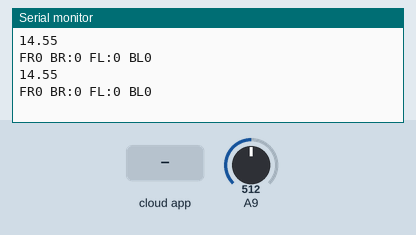
A sketch run on a simulated Teensy 4. Parts: the last lines printed to the serial monitor. The inputs (shaded band) are chosen by the test bench; at power-on: A9 = 512. The ROS host is connected and sends only what is stated.

Above: at 4.6 s.
4.7 s: the phone or cloud app sets linear.x to -100
At 5.26 s:
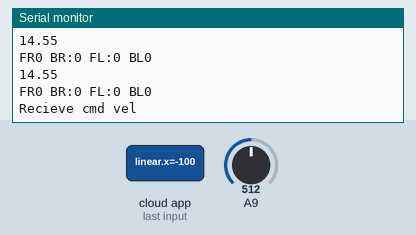
6.5 s: A9 set to 716
At 6.87 s:
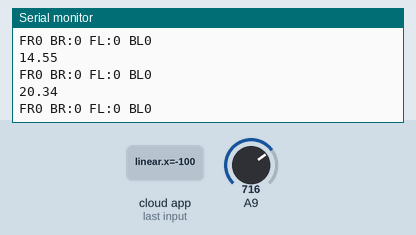
8.0 s: A9 set to 900
At 8.48 s:
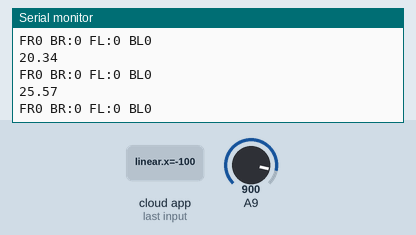
Timing chart, 0 to 11.0 s (numbered marks = the images above; inputs shaded):
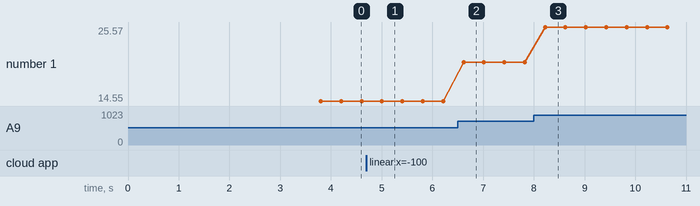

Measured:
- after the input at 4.7 s, the serial monitor: prints a new line after 0.31 s (image 1)
- after the input at 6.5 s, the serial monitor: prints a new line after 0.11 s (image 2)
- after the input at 8.0 s, the serial monitor: prints a new line after 0.22 s (image 3)
- plotted number 1: 14.55 → 20.34 after the input at 6.5 s, 20.34 → 25.57 after the input at 8.0 s

The sketch:

Teensy_Firmware_V2.ino
```cpp
/*
  Name:    getVescValues.ino
  Created: 19-08-2018
  Author:  SolidGeek
  Description:  This example is made using a Arduino Micro (Atmega32u4) that has a HardwareSerial port (Serial1) seperated from the Serial port.
                A Arduino Nano or Uno that only has one Serial port will not be able to display the data returned.
*/

#include <VescUart.h>
#include <ros.h>
#include <ros/time.h>
#include <geometry_msgs/Twist.h>
#include <geometry_msgs/Quaternion.h>
#include <nav_msgs/Odometry.h>
#include <std_msgs/Float64.h>
#include <std_msgs/Float64MultiArray.h>
#include <std_msgs/String.h>
#include <math.h>
//#include <tf/tf.h>
//#include <tf/transform_broadcaster.h>

#define Wheel_Distance 0.5
#define Wheel_Circumference 0.798
#define RPM_Click 70
#define Encoder_Click 420

ros::NodeHandle nh;

//geometry_msgs::TransformStamped t;
std_msgs::Float64 batt_msg;
std_msgs::Float64MultiArray motortemp_msg;
nav_msgs::Odometry odom_msg;
char baseFrame[] = "base_link";
char odomFrame[] = "odom";

/** Initiate VescUart class */
VescUart MotorFR;
VescUart MotorFL;
VescUart MotorBL;
VescUart MotorBR;

int spd = 500;
int turn = 1000;
float cmd_vx = 0, cmd_vy = 0, cmd_vz = 0;
int32_t current_FR_enc;
int32_t current_FL_enc;
int32_t current_BR_enc;
int32_t current_BL_enc;
float prev_timer;
float delta_timer;
float lasttime = millis();
float THETA;
float delta_x;
float delta_y;
float x;
float y;
int32_t  prev_FL_enc = 0;
int32_t  prev_FR_enc = 0;
int32_t  prev_BL_enc = 0;
int32_t  prev_BR_enc = 0;
float FR_temp = 0.0;
float BR_temp = 0.0;
float FL_temp = 0.0;
float BL_temp = 0.0;

void cmdVelCb(const geometry_msgs::Twist& msg) {
  cmd_vx = msg.linear.x; // m/s
  cmd_vy = 0.0; // m/s
  cmd_vz = msg.angular.z; // rad/s
  Serial.println("Recieve cmd vel");
}

ros::Subscriber<geometry_msgs::Twist> cmdVelSub("/cmd_vel", &cmdVelCb);
ros::Publisher battery("battery", &batt_msg);
ros::Publisher motortemp("motor_temp", &motortemp_msg);
ros::Publisher odomPub("odom_raw", &odom_msg);

void setup() {

  /** Setup Serial port to display data */
  Serial.begin(57600);
  Serial2.begin(115200);
  Serial3.begin(115200);
  Serial4.begin(115200);
  Serial5.begin(115200);
  nh.getHardware()->setBaud(57600);

  //broadcaster.init(nh);
  nh.initNode();
  nh.subscribe(cmdVelSub);
  nh.advertise(battery);
  nh.advertise(motortemp);
  nh.advertise(odomPub);
  motortemp_msg.data = (float*)malloc(sizeof(float) * 4);
  motortemp_msg.data_length = 4;
  while (!Serial2) {
    ;
    Serial2.println("Front Right Serial Fail");
  }
  while (!Serial3) {
    ;
    Serial3.println("Front Left Serial Fail");
  }
  while (!Serial4) {
    ;
    Serial4.println("Back Left Serial Fail");
  }
  while (!Serial5) {
    ;
    Serial5.println("Back Right Serial Fail");
  }

  /** Define which ports to use as UART */
  MotorFR.setSerialPort(&Serial2);
  MotorFL.setSerialPort(&Serial3);
  MotorBL.setSerialPort(&Serial4);
  MotorBR.setSerialPort(&Serial5);
  delay(3000);

  if ( MotorFR.getVescValues() ) {
    prev_FR_enc = MotorFR.data.tachometer;
  }
  if ( MotorFL.getVescValues() ) {
    prev_FL_enc = MotorFL.data.tachometer;
  }
  if ( MotorBR.getVescValues() ) {
    prev_BR_enc = MotorBR.data.tachometer;
  }
  if ( MotorBL.getVescValues() ) {
    prev_BL_enc = MotorBL.data.tachometer;
  }
  prev_timer = millis();
}

void loop() {

  getVESCValue();
  batt_msg.data = analogRead(A9) / 35.2;
  Serial.println(batt_msg.data);
  battery.publish( &batt_msg);
  //Serial.println(FL_temp);
  motortemp_msg.data[0] = FL_temp;
  motortemp_msg.data[1] = FR_temp;
  motortemp_msg.data[2] = BL_temp;
  motortemp_msg.data[3] = BR_temp;

  motortemp.publish( &motortemp_msg);
  cmd_velToVESC();
  //    Serial.print("VX:");
  //    Serial.print(cmd_vx);
  //    Serial.print(" |VY:");
  //    Serial.print(cmd_vy);
  //    Serial.print(" |VZ:");
  //    Serial.println(cmd_vz);
  Odometry();

  nh.spinOnce();
}

void cmd_velToVESC() {
  float right_speed_ms = (cmd_vz * Wheel_Distance) / 2 + cmd_vx;
  float left_speed_ms = (cmd_vx * 2) - right_speed_ms;
  float right_rpm = ( right_speed_ms / Wheel_Circumference ) * 60 * RPM_Click;
  float left_rpm = ( left_speed_ms / Wheel_Circumference ) * 60 * RPM_Click;
  if (right_rpm == 0) {
    MotorBR.setBrakeCurrent(30);
    MotorFR.setBrakeCurrent(30);
    //MotorBR.setRPM(0);
    //MotorFR.setRPM(0);
  }
  else {
    MotorBR.setRPM(right_rpm);
    MotorFR.setRPM(right_rpm);
  }
  if (left_rpm == 0) {
    MotorFL.setBrakeCurrent(30);
    MotorBL.setBrakeCurrent(30);
    //MotorFL.setRPM(0);
    //MotorBL.setRPM(0);
  }
  else {
    MotorFL.setRPM(left_rpm);
    MotorBL.setRPM(left_rpm);
  }
}

void getVESCValue() {
  if ( MotorFR.getVescValues() ) {
    current_FR_enc = MotorFR.data.tachometer;
    FR_temp = MotorFR.data.tempMotor;
  }
  if ( MotorFL.getVescValues() ) {
    current_FL_enc = MotorFL.data.tachometer;
    FL_temp = MotorFL.data.tempMotor;
  }
  if ( MotorBR.getVescValues() ) {
    current_BR_enc = MotorBR.data.tachometer;
    BR_temp = MotorBR.data.tempMotor;
  }
  if ( MotorBL.getVescValues() ) {
    current_BL_enc = MotorBL.data.tachometer;
    BL_temp = MotorBL.data.tempMotor;
  }
}

void Odometry() {
  float FL_delta_enc = (current_FL_enc - prev_FL_enc);
  float FR_delta_enc = (current_FR_enc - prev_FR_enc);
  float BL_delta_enc = (current_BL_enc - prev_BL_enc);
  float BR_delta_enc = (current_BR_enc - prev_BR_enc);

  prev_FL_enc = current_FL_enc;
  prev_FR_enc = current_FR_enc;
  prev_BL_enc = current_BL_enc;
  prev_BR_enc = current_BR_enc;

  float left_delta_metre = (((FL_delta_enc + BL_delta_enc) / 2) / Encoder_Click ) * Wheel_Circumference;
  float right_delta_metre = (((FR_delta_enc + BR_delta_enc) / 2) / Encoder_Click ) * Wheel_Circumference;
  //  float left_delta_metre = (FL_delta_enc  / Encoder_Click ) * Wheel_Circumference;
  //  float right_delta_metre = (FR_delta_enc / Encoder_Click ) * Wheel_Circumference;
  float delta_r = (left_delta_metre + right_delta_metre) / 2.0;
  float delta_theta = (right_delta_metre - left_delta_metre) / Wheel_Distance; //angular velocity*/

  THETA = delta_theta + THETA;

  if (THETA >= 6.28) {
    THETA = THETA - 6.28;
  }
  if (THETA <= -6.28) {
    THETA = THETA + 6.28;
  }

  delta_x = delta_r * cos(THETA);
  delta_y = delta_r * sin(THETA);

  x = x + delta_x; //linear x  ??dk if need refer to diffposition.h
  y = y + delta_y; //linear y

  //    Serial.print("vx");
  //    Serial.print(vx);
  //    Serial.print(" theta:");
  //    Serial.println(vtheta);

  Serial.print("FR");
  Serial.print(current_FR_enc);
  Serial.print(" BR:");
  Serial.print(current_BR_enc);
  Serial.print(" FL:");
  Serial.print(current_FL_enc);
  Serial.print(" BL");
  Serial.println(current_BL_enc);
  //  Serial.print("left_ms:");
  //  Serial.print(left_speed_ms);
  //  Serial.print(" |right_ms:");
  //  Serial.print(right_speed_ms);
  delta_timer = (millis() - prev_timer) / 1000;
  prev_timer = millis();

  //  Serial.print(" |x:");
  //  Serial.print(x);
  //  Serial.print(" |y:");
  //  Serial.print(y);
  //  Serial.print(" |theta:");
  //  Serial.println(THETA);

  geometry_msgs::Quaternion quaternion;
  quaternion.x = 0.0;
  quaternion.y = 0.0;
  quaternion.z = sin(THETA / 2.0);
  quaternion.w = cos(THETA / 2.0);

  /* Publish the distances and speeds on the odom topic. Set the timestamp
      to the last encoder time. */
  odom_msg.header.frame_id = odomFrame;
  odom_msg.child_frame_id = baseFrame;
  odom_msg.header.stamp = nh.now();
  odom_msg.pose.pose.position.x = x;
  odom_msg.pose.pose.position.y = y;
  odom_msg.pose.pose.position.z = 0;
  odom_msg.pose.pose.orientation = quaternion;
  odom_msg.twist.twist.linear.x =  delta_r / delta_timer;
  odom_msg.twist.twist.linear.y = 0;
  odom_msg.twist.twist.linear.z = 0;
  odom_msg.twist.twist.angular.x = 0;
  odom_msg.twist.twist.angular.y = 0;
  odom_msg.twist.twist.angular.z = delta_theta / delta_timer;
  odomPub.publish(&odom_msg);
}
```
